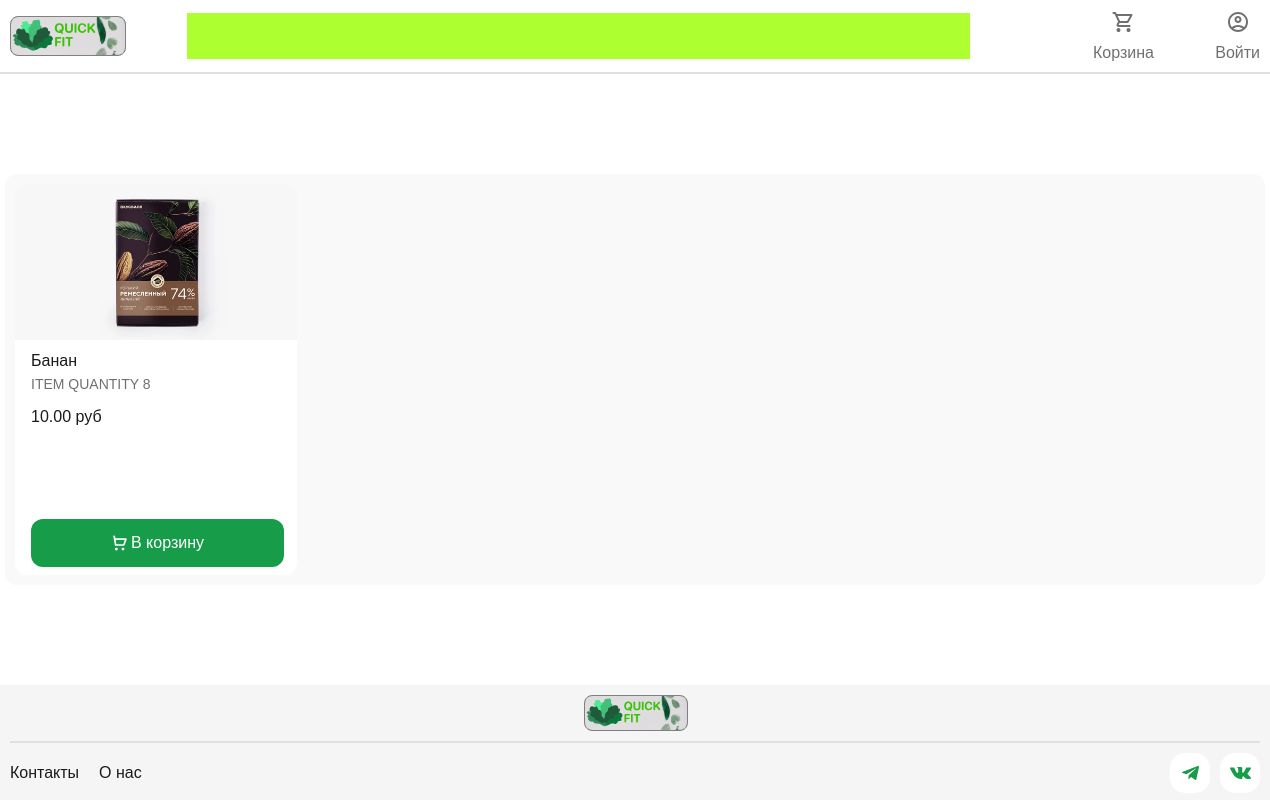
/, run on an earlier commit of the app's database.
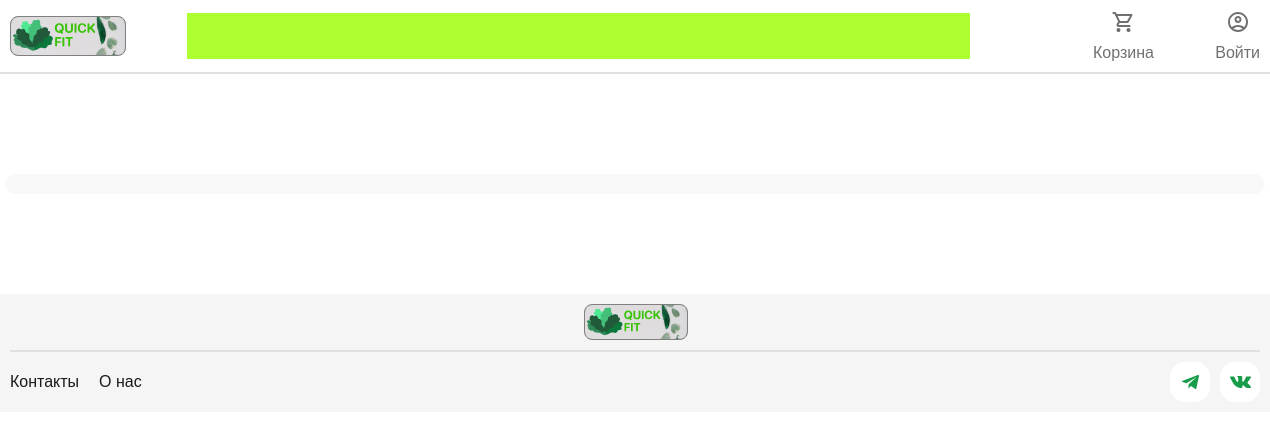
And on a later commit of the database.
### main/models.py (models this page shows, shortened)
class Product(models.Model):
    category = models.ForeignKey(Category, related_name='product', on_delete=models.CASCADE)
    name = models.CharField(max_length=100, db_index=True)
    slug = models.SlugField(max_length=100, unique=True)
    image = models.ImageField(upload_to='products/%Y/%m/%d' )
    description = models.TextField(blank=True)
    price = models.DecimalField(max_digits=10, decimal_places=2)
    available = models.BooleanField(default=True)
    created = models.DateTimeField(auto_now_add=True)
    updated = models.DateTimeField(auto_now=True)
    class Meta:
        ordering = ('name',)
        verbose_name = 'Продукт'
        verbose_name_plural = 'Продукты'
    def get_absolute_url(self):
        return reverse("main:product_detail", args=[self.id,self.slug])

### main/views.py (the view)
# urls.py: path('', views.product_list, name='product_list'),
def product_list(request, category_slug=None):
    categories = Category.objects.all()
    products = Product.objects.filter(available=True)
    cart_product_form = CartAddProductForm()
    category = None
    if category_slug:
        category = get_object_or_404(Category, slug=category_slug)
        products = products.filter(category=category)
    return render(request, 'index.html', {'category': category, 'categories': categories, 'products': products[:4],'cart_product_form': cart_product_form})

### cart/context_processors.py (called while the page is built)
def cart(request):
    return {'cart':Cart(request)}

### main/templates/index.html (shortened to what this page needs)
{% extends "base.html" %}
{% load static %}
{% block link %}<link rel="stylesheet" href="{% static "css/index.css" %}">{% endblock link %}
{% block content %}
    <div class="wrapper">
        <ul class="list">
            {% for product in  products%}
            <li class="item">
                <a href="{{product.get_absolute_url}}" class='item-img-link'>
                    <img src="{{product.image.url}}" alt="{{product.name}}">
                </a>
                <div>
                    <div>
                    <a href="{{product.get_absolute_url}}" >
                        <h5 class="item-name text_16px black">{{product.name}}</h5>
                    </a>
                    <p class="item-quantity text_14px grey">ITEM QUANTITY {{product.id}}</p>
                    <p class="item-price text_16px black">{{product.price}} руб</p>
                    </div>
                    <form action="{% url "cart:cart_add" product.id %}" method="post" class="form1">
                        <button class="item-button" type="submit">
                            <span class="text_16px white">В корзину</span>
                        </button>
                    </form>
                </div>
            </li>
            {% endfor %}
        </ul>
      </div>
{% endblock content %}

What changed in the data, as far as the page shows it:
removed Product: image (picture), name "Банан", id "8", price "10.00"
